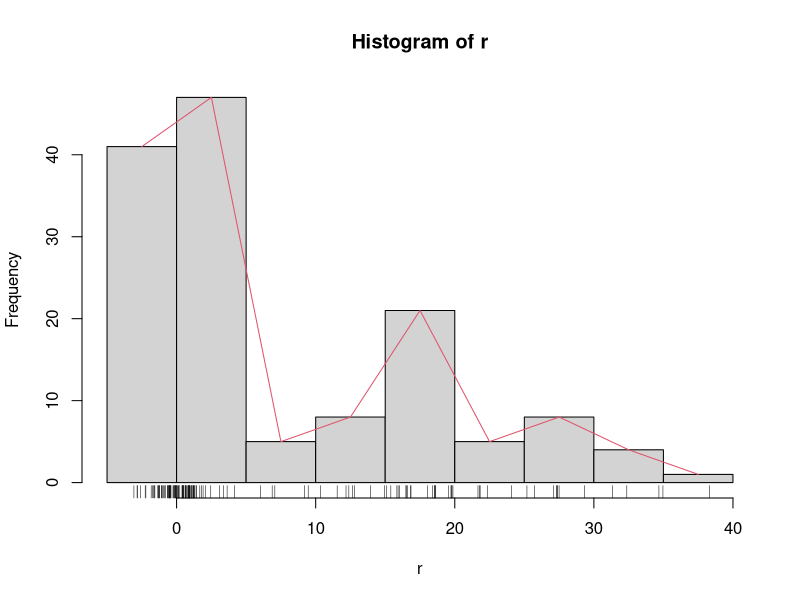
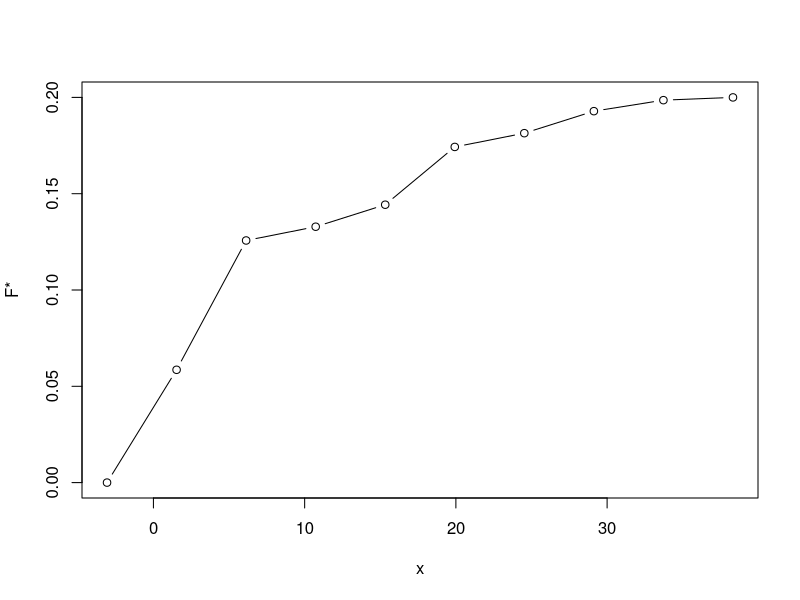

Here is the R script that generated these plots, in order: (Note: this script raises an error after producing the figures.)
r80 <- rnorm(80)
r60 <- rnorm(60, mean=20, sd=10)

r <- append(r80, r60)
#h1 <- hist(r80)
#h2 <- hist(r60)

h<-hist(r)
lines(h$counts~h$mids, col=2)
rug(r)

#skew(rnorm(1000))

freq <- h$density
plot(c(0, cumsum(freq))~ seq(min(r), max(r), by=(max(r)-min(r))/(length(freq))), type='b',
     xlab='x', ylab='F*')


var.r <- r[order(r)]
summary(var.r)
rug(h)